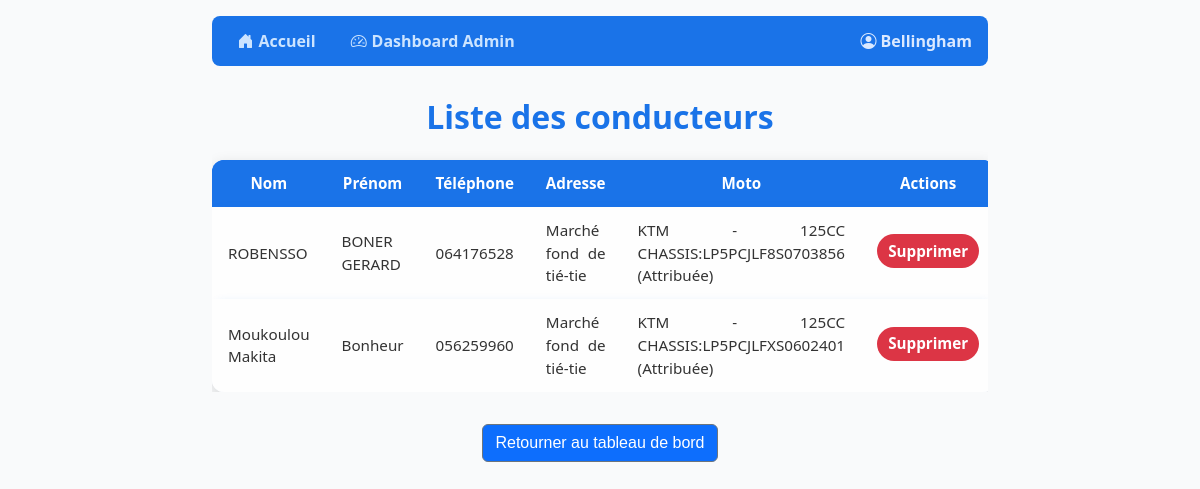
/conducteurs/ (signed in), run on the app's committed database.
### gestion/models.py (models this page shows, shortened)
class User(AbstractUser):
    ROLE_CHOICES = (
        ('admin', 'Administrateur'),
        ('conducteur', 'Conducteur'),
    )
    role = models.CharField(max_length=20, choices=ROLE_CHOICES, default='conducteur')

class Conducteur(models.Model):
    user = models.OneToOneField(settings.AUTH_USER_MODEL, on_delete=models.CASCADE)
    adresse = models.CharField(max_length=255)
    telephone = models.CharField(max_length=20)
    moto = models.OneToOneField(Moto, on_delete=models.SET_NULL, null=True, blank=True)

class Moto(models.Model):
    STATUT_CHOICES = (
        ('disponible', 'Disponible'),
        ('attribuee', 'Attribuée'),
        ('reparation', 'En réparation'),
    )
    nom = models.CharField(max_length=100)
    matricule = models.CharField(max_length=50, unique=True)
    statut = models.CharField(max_length=20, choices=STATUT_CHOICES, default='disponible')
    def __str__(self):
        return f"{self.nom} - {self.matricule} ({self.get_statut_display()})"

### gestion/views.py (the view)
# urls.py: path("conducteurs/", views.liste_conducteurs, name="liste_conducteurs"),
@login_required
def liste_conducteurs(request):
    if request.user.role != "admin":
        messages.error(request, "Accès refusé")
        return redirect("dashboard")  # redirige si pas admin
    conducteurs = Conducteur.objects.all()
    return render(request, "conducteurs/liste.html", {"conducteurs": conducteurs})

### gestion/templates/conducteurs/liste.html (shortened to what this page needs)
{% extends "base.html" %}
{% block content %}
<div class="table-container">
    <h2 style="text-align:center; margin-bottom: 1.5rem;">Liste des conducteurs</h2>
    <table>
        <thead>
            <tr>
                <th>Nom</th>
                <th>Prénom</th>
                <th>Téléphone</th>
                <th>Adresse</th>
                <th>Moto</th>
                <th>Actions</th>
            </tr>
        </thead>
        <tbody>
        {% for c in conducteurs %}
            <tr>
                <td data-label="Nom">{{ c.user.first_name }}</td>
                <td data-label="Prénom">{{ c.user.last_name }}</td>
                <td data-label="Téléphone">{{ c.telephone }}</td>
                <td data-label="Adresse">{{ c.adresse }}</td>
                <td data-label="Moto">{{ c.moto|default:"Aucune" }}</td>
                <td data-label="Actions">
                    <a href="{% url 'supprimer_conducteur' c.id %}"
                       onclick="return doubleConfirm(event, '{{ c.user.get_full_name }}');">
                        Supprimer
                    </a>
                </td>
            </tr>
        {% empty %}
            <tr><td colspan="6">Aucun conducteur trouvé.</td></tr>
        {% endfor %}
        </tbody>
    </table>
</div>
<div style="text-align:center;">
    <a href="{% url 'admin_dashboard' %}" class="btn btn-secondary" style="text-decoration: none; background-color:#0d6efd; color: white;font-family:'Franklin Gothic Medium', 'Arial Narrow', Arial, sans-serif;">Retourner au tableau de bord</a>
</div>
{% endblock %}

### gestion/templates/base.html (shortened to what this page needs)
<!DOCTYPE html>
<html lang="fr">
<head>
    <link href="https://cdn.jsdelivr.net/npm/bootstrap@5.3.3/dist/css/bootstrap.min.css" rel="stylesheet">
    <link href="https://cdn.jsdelivr.net/npm/bootstrap-icons@1.10.5/font/bootstrap-icons.css" rel="stylesheet">
</head>
<body>
    <div class="container">
        {% if user.is_authenticated %}
        <nav>
            <ul>
                <li><a href="{% url 'home' %}"><i class="bi bi-house-door-fill"></i> Accueil</a></li>
                {% if user.role == "admin" %}
                    <li><a href="{% url 'admin_dashboard' %}"><i class="bi bi-speedometer2"></i> Dashboard Admin</a></li>
                {% elif user.role == "conducteur" %}
                    <li><a href="{% url 'conducteur_dashboard' %}"><i class="bi bi-person-badge-fill"></i> Mon Pointage</a></li>
                {% endif %}
                <li class="ms-auto"><strong><i class="bi bi-person-circle"></i> {{ user.username }}</strong></li>
            </ul>
        </nav>
        {% endif %}
        {% block content %}{% endblock %}
    </div>
</body>
</html>

### gestion/templates/base.html (style rules this page uses)
body { font-family: 'Segoe UI', Tahoma, Geneva, Verdana, sans-serif; background-color: #f9fafb; margin: 0; padding: 1rem; min-height: 100vh; color: #222; text-align: justify; }
.container { max-width: 800px; margin: 0 auto; }
nav ul { list-style: none; padding: 0; margin-bottom: 2rem; display: flex; gap: 1rem; flex-wrap: wrap; align-items: center; background: #1a73e8; border-radius: 8px; padding: 0.5rem 1rem; }
nav ul li { margin: 0; color: white; font-weight: 600; }
nav ul li a { text-decoration: none; font-weight: 700; color: #cce4ff; padding: 0.3rem 0.6rem; border-radius: 6px; transition: background-color 0.3s ease; display: inline-flex; align-items: center; gap: 0.3rem; }
nav ul li.ms-auto { margin-left: auto; color: #dbe9ff; }
h2 { font-weight: 700; color: #1a73e8; margin-bottom: 1.5rem; text-align: center; }
table { width: 100%; border-collapse: separate; border-spacing: 0 0.75rem; box-shadow: 0 4px 15px rgba(26,115,232,0.15); background: white; border-radius: 12px; overflow: hidden; font-size: 0.95rem; }
thead tr { background-color: #1a73e8; color: white; text-align: center; font-weight: 700; border-radius: 12px; }
thead th { padding: 0.75rem 1rem; }
tbody tr { background: #fefefe; box-shadow: 0 2px 8px rgba(26,115,232,0.1); border-radius: 12px; transition: background-color 0.3s ease; }
tbody td { padding: 0.75rem 1rem; text-align: justify; vertical-align: middle; font-weight: 500; color: #333; }

### gestion/templates/conducteurs/liste.html (style rules this page uses)
.table-container { overflow-x: auto; width: 100%; max-width: 1200px; margin: 2rem auto; }
table { width: 100%; border-collapse: separate; border-spacing: 0; border-radius: 12px; overflow: hidden; box-shadow: 0 5px 15px rgba(0,0,0,0.15); background: rgba(255,255,255,0.95); }
thead { background: #0d6efd; color: white; font-weight: 600; }
td, th { padding: 0.8rem 1rem; text-align: center; vertical-align: middle; }
td[data-label="Actions"] a { display: inline-block; padding: 0.35rem 0.7rem; border-radius: 20px; font-weight: 600; margin-bottom: 0.2rem; transition: transform 0.2s, box-shadow 0.2s; color: white !important; background-color: #dc3545; text-decoration: none; }

### data on the page
User: username "Bellingham"
Conducteur: user.first_name "ROBENSSO", user.last_name "BONER GERARD", telephone "064176528", adresse "Marché fond de tié-tie", moto "KTM - 125CC CHASSIS:LP5PCJLF8S0703856 (Attribuée)"
Conducteur: user.first_name "Moukoulou Makita", user.last_name "Bonheur", telephone "056259960", adresse "Marché fond de tié-tie", moto "KTM - 125CC CHASSIS:LP5PCJLFXS0602401 (Attribuée)"
